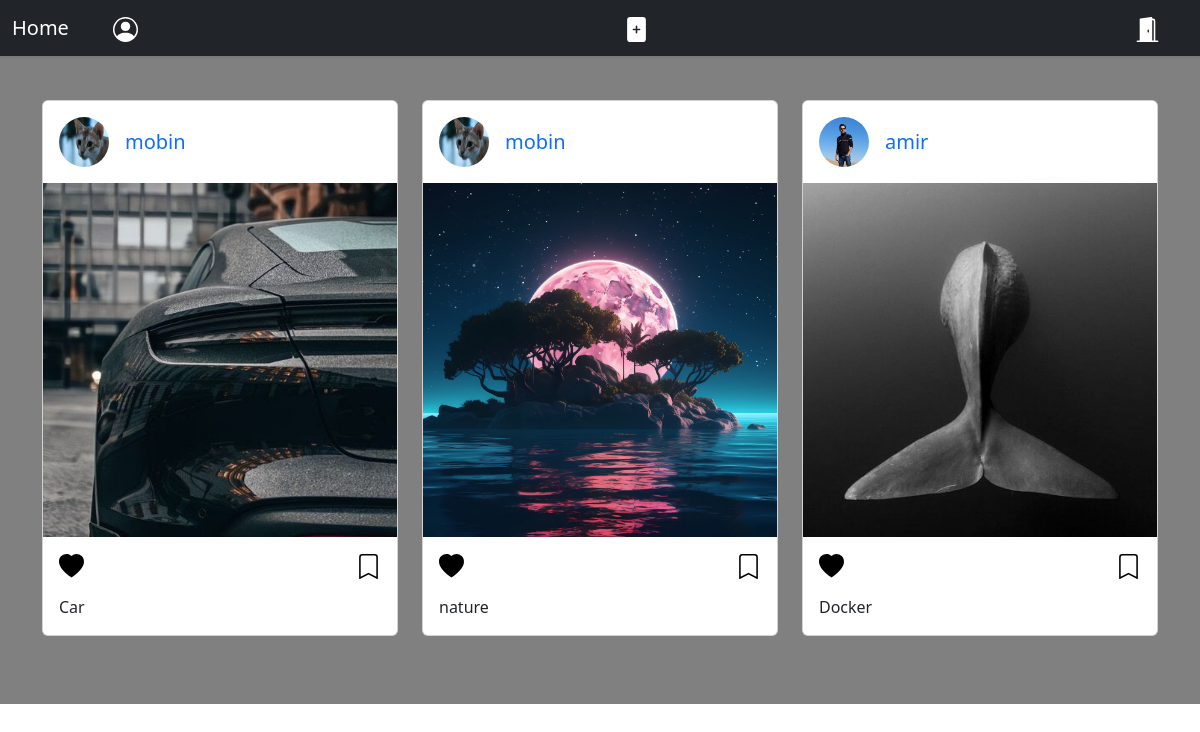
Screenshot of / (signed in) with the database file from the repository.
### home/models.py (models this page shows, shortened)
class Post(models.Model):
    user = models.ForeignKey(User,on_delete=models.CASCADE ,related_name='puser')
    image = models.ImageField(upload_to='post_image')
    caption = models.CharField(max_length=255)
    slug=models.SlugField()
    created = models.DateTimeField(auto_now_add=True)
    updated = models.DateTimeField(auto_now=True)

### accounts/models.py (models this page shows, shortened)
class User(AbstractBaseUser):
    username = models.CharField(max_length=200,unique=True)
    profile = models.ImageField(upload_to='profile_image',default='blank-profile-picture.png')
    bio = models.CharField(max_length=300,blank=True ,null=True)
    full_name = models.CharField(max_length=255)
    email = models.EmailField(max_length=255,unique=True)
    is_active = models.BooleanField(default=True)
    is_admin = models.BooleanField(default=False)
    birthday = models.DateField(blank= True ,null=True)
    privet = models.BooleanField(default=False)
    objects = UserManager()
    USERNAME_FIELD = 'username'
    REQUIRED_FIELDS = ['email','full_name']
    def __str__ (self):
        return self.username

### home/views.py (the view)
# urls.py: path('',views.HomeView.as_view(),name='home'),
class HomeView(View):
    def get(self,request):
        can_like = None
        posts = Post.objects.filter(user__privet=False)
        if request.user.is_authenticated:
            posts =Post.objects.filter(user__privet=False,) | Post.objects.filter(user__following__from_user=request.user) | Post.objects.filter(user=request.user)
            can_like = user_like(request.user)
        return render(request , 'home/index.html',{'posts':posts,'can_like':can_like})

### utils.py (called while the page is built)
def user_like(user):
    user_like = Vote.objects.filter(user=user)
    if user_like is not None:
        can_like = [b.post.id for b in user_like ]
    else :
        can_like=[]
    return can_like

### home/templates/home/index.html (shortened to what this page needs)
{% extends "base.html" %}
{% load static %}
{% block extra_headers %}
    <link rel="stylesheet" href="{% static 'home/css/styl.css' %}">
{% endblock extra_headers %}
{% block content %}
<div class="container my-4">
    <div class="row justify-content-center">
        {% for post in posts %}
        <div class="col-12 col-sm-6 col-md-4 mb-4">
            <div class="card h-100">
                <div class="card-body d-flex align-items-center">
                    <img src="{{ post.user.profile.url }}" class="rounded-circle" alt="..." width="50" height="50">
                    <h5 class="ms-3 card-title mb-0">
                        <a href="{% url 'accounts:user_profile' post.user.id %}" style="text-decoration: none;">{{ post.user }}</a>
                    </h5>
                </div>
                <div class="post-image-container">
                    <img src="{{ post.image.url }}" class="post-image" alt="Post Image">
                </div>
                <div class="card-body">
                    <div class="d-flex justify-content-between align-items-center mb-3">
                        <a href="{% url 'home:user_like' post.id %}" class="text-start" style="text-decoration: none; color:black;">
                            {% if post.id not in can_like %}
                            <svg xmlns="http://www.w3.org/2000/svg" width="25" height="25" fill="currentColor" class="bi bi-heart" viewBox="0 0 16 16">
                                <path d="m8 2.748-.717-.737C5.6.281 2.514.878 1.4 3.053c-.523 1.023-.641 2.5.314 4.385.92 1.815 2.834 3.989 6.286 6.357 3.452-2.368 5.365-4.542 6.286-6.357.955-1.886.838-3.362.314-4.385C13.486.878 10.4.28 8.717 2.01zM8 15C-7.333 4.868 3.279-3.04 7.824 1.143q.09.083.176.171a3 3 0 0 1 .176-.17C12.72-3.042 23.333 4.867 8 15"/>
                            </svg>
                            {% else %}
                            <svg xmlns="http://www.w3.org/2000/svg" width="25" height="25" fill="currentColor" class="bi bi-heart-fill" viewBox="0 0 16 16">
                                <path fill-rule="evenodd" d="M8 1.314C12.438-3.248 23.534 4.735 8 15-7.534 4.736 3.562-3.248 8 1.314"/>
                            </svg>
                            {% endif %}
                        </a>
                        <a href="{% url 'home:save' post.id %}" style="text-decoration: none; color:black;">
                        </a>
                    </div>
                    <p class="card-text">{{ post.caption }}</p>
                </div>
            </div>
        </div>
        {% endfor %}
    </div>
</div>
{% endblock content %}

### home/static/home/css/styl.css (style rules this page uses)
.post-image-container { width: 100%; padding-bottom: 100%; position: relative; overflow: hidden; }
.post-image { position: absolute; top: 0; left: 0; width: 100%; height: 100%; object-fit: cover; }

### rows the page displays
Post: user.profile (picture), user "mobin", image (picture), caption "Car"
Post: user.profile (picture), user "mobin", image (picture), caption "nature"
Post: user.profile (picture), user "amir", image (picture), caption "Docker"
